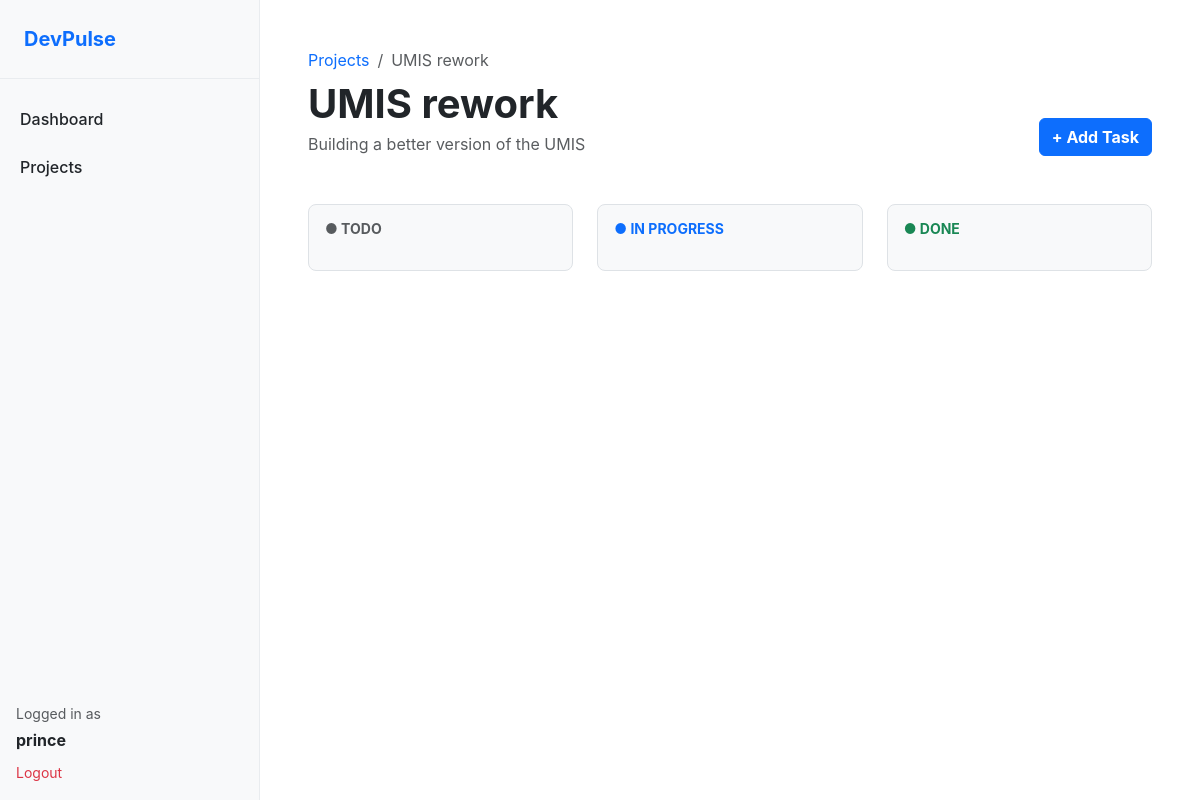
The page /project/2 (signed in) on the database its author committed.
### tables this page shows
CREATE TABLE projects (
    id INTEGER PRIMARY KEY AUTOINCREMENT,
    name TEXT NOT NULL,
    description TEXT,
    owner_id INTEGER NOT NULL,
    created_at DATETIME DEFAULT CURRENT_TIMESTAMP, status TEXT DEFAULT 'Active',
    FOREIGN KEY (owner_id) REFERENCES users(id) ON DELETE CASCADE
);

### app.py (the view)
@app.route("/project/<int:project_id>")
@login_required
def project_workspace(project_id):
    project = db.execute("SELECT * FROM projects WHERE id = ? AND owner_id = ?",
                         project_id, session["user_id"])
    if not project:
        return "Project not found or access denied", 404
    tasks = db.execute("SELECT * FROM tasks WHERE project_id = ? ORDER BY created_at DESC", project_id)
    return render_template("workspace.html", project=project[0], tasks=tasks)

### app.py (called while the page is built)
def login_required(f):
    @wraps(f)
    def decorated_function(*args, **kwargs):
        if session.get("user_id") is None:
            return redirect("/login")
        return f(*args, **kwargs)
    return decorated_function

@app.after_request
def after_request(response):
    response.headers["Cache-Control"] = "no-cache, no-store, must-revalidate"
    response.headers["Expires"] = 0
    response.headers["Pragma"] = "no-cache"
    return response

### templates/workspace.html (shortened to what this page needs)
{% extends "layout.html" %}
{% block main %}
<div class="mb-5">
    <nav aria-label="breadcrumb">
        <ol class="breadcrumb mb-2">
            <li class="breadcrumb-item"><a href="/projects" class="text-decoration-none">Projects</a></li>
            <li class="breadcrumb-item active">{{ project.name }}</li>
        </ol>
    </nav>
    <div class="d-flex justify-content-between align-items-end">
        <div>
            <h1 class="fw-bold tracking-tighter mb-1">{{ project.name }}</h1>
            <p class="text-muted mb-0">{{ project.description }}</p>
        </div>
        <button class="btn btn-primary fw-bold" data-bs-toggle="modal" data-bs-target="#addTaskModal">
            + Add Task
        </button>
    </div>
</div>
<div class="row g-4">
    <div class="col-md-4">
        <div class="bg-light p-3 rounded-3 border h-100">
            <h6 class="fw-bold text-uppercase small text-muted mb-3">● Todo</h6>
        </div>
    </div>
    <div class="col-md-4">
        <div class="bg-light p-3 rounded-3 border h-100">
            <h6 class="fw-bold text-uppercase small text-primary mb-3">● In Progress</h6>
        </div>
    </div>
    <div class="col-md-4">
        <div class="bg-light p-3 rounded-3 border h-100">
            <h6 class="fw-bold text-uppercase small text-success mb-3">● Done</h6>
        </div>
    </div>
</div>
{% endblock %}

### static/styles.css (style rules this page uses)
:root { --bg-main: #ffffff; --bg-sidebar: #f8f9fa; --border: #e9ecef; --text-main: #212529; --text-muted: #6c757d; --primary: #0d6efd; --sidebar-active: #e2e6ea; }
body { background-color: var(--bg-main); color: var(--text-main); font-family: 'Inter', -apple-system, sans-serif; margin: 0; }

### rows shown on the page
projects: name "UMIS rework", description "Building a better version of the UMIS"

### other values the page prints
{{ session.username }} "prince"
